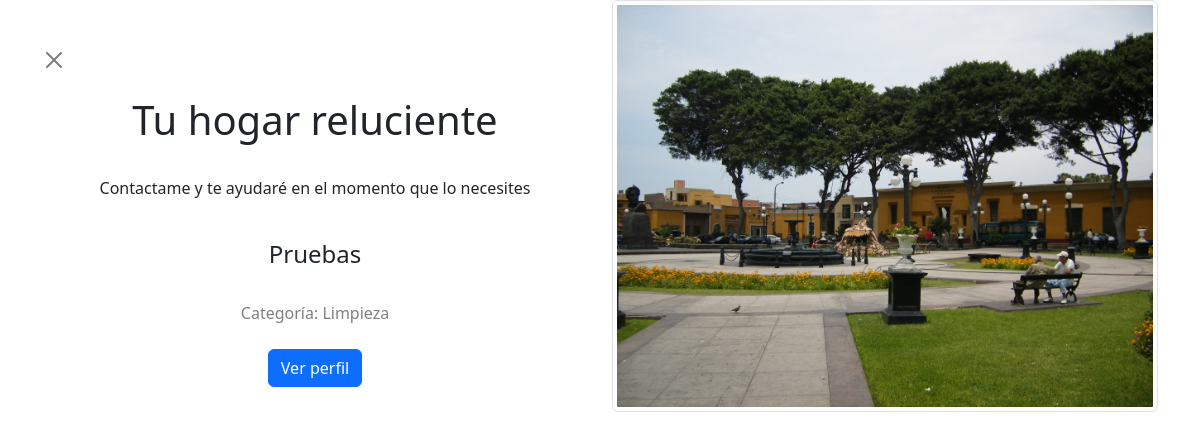
The page /service/1/ on the database its author committed.
### Modules/Services/models.py (models this page shows, shortened)
class Service(models.Model):
    id = models.BigAutoField(primary_key=True)
    title= models.CharField(max_length= 50, default='')
    user_id = models.ForeignKey(User, null= False, blank=False, on_delete=models.CASCADE)
    category = models.CharField(max_length=100, default='', null= False, blank=False)
    description = models.CharField(max_length = 250, default='')
    images = models.ImageField(upload_to="media/services/images", null=True)

class User(AbstractBaseUser):
    username = models.CharField('Nombre de usuario',unique = True, max_length=100)
    email = models.EmailField('Correo Electrónico', max_length=254,unique = True)
    name = models.CharField('Nombres', max_length=200, null=True)
    id = models.CharField(max_length=15, primary_key=True)
    date_of_birth = models.DateField(null=True)
    address = models.CharField(max_length = 50, null=True)
    city = models.CharField(max_length =20, null=True)
    phone = models.CharField(max_length =15, null=True)
    gender = models.CharField(max_length=15, null=True)
    usuario_activo = models.BooleanField(default = True)
    usuario_administrador = models.BooleanField(default = False)
    objects = UserManager()
    USERNAME_FIELD = 'username'
    REQUIRED_FIELDS = ['name','email', 'id', 'city']
    def __str__(self) -> str:
        return f'{self.name}'

### Modules/Services/views.py (the view, shortened to what this page needs)
# urls.py: path('service/<int:pk>/', servicesViews.serviceDetail.as_view(), name='service-detail'),
class serviceDetail( generic.DetailView ):
    model = Service
    template_name = 'service_detail.html'

### Modules/Services/templates/service_detail.html (shortened to what this page needs)
<head>
    <link href="https://cdn.jsdelivr.net/npm/bootstrap@5.3.0-alpha1/dist/css/bootstrap.min.css" rel="stylesheet"
>
</head>
<body>
    <div class="container text-center">
        <div class="row">
          <div class="col">
            <br>
            <br>
            <button type="button" class="btn-close" aria-label="Close" style="align-items: start; display: flex;" onclick="window.history.back()"></button>
            <br>
            <h1>{{service.title}}</h1>
            <br>
            <p>{{service.description}}</p>
            <br>
            <h4>{{service.user_id}}</h4>
            <br>
            <h7 style="color: grey";>Categoría: {{service.category}}</h7>
            <br>
            <br>
            <button  type="button" class="btn btn-primary">Ver perfil</button>
        </div>
        <div class="col">
            <div style="">
                <img  class="img-thumbnail"  src="{{service.images.url}}" />
            </div>
        </div>
    </div>
</body>

### rows shown on the page
Service: title "Tu hogar reluciente", description "Contactame y te ayudaré en el momento que lo necesites", user_id "Pruebas", category "Limpieza", images (picture)
